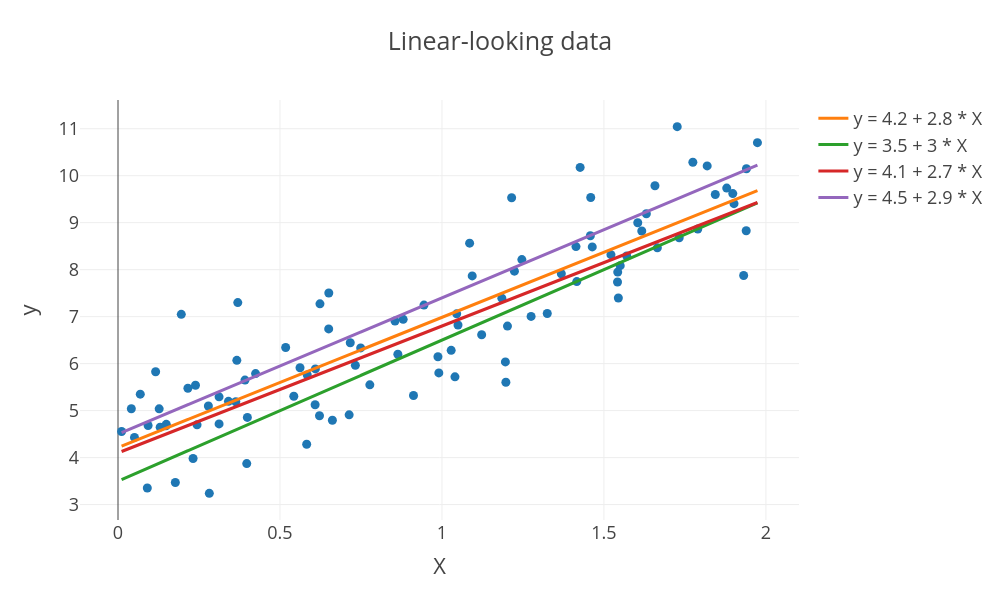

The code cell stored with this chart in its notebook:
### Code cell
# create different lines with different values of the intercept and slope
intercept_lst = [ 3.5, 4.1, 4.5]
slope_lst = [ 3, 2.7, 2.9]

fig = px.scatter(x=X.flatten(), y=y.flatten(), title='Linear-looking data', labels={'x': 'X', 'y': 'y'}, width=1000, height=600)

# add the predicted values to the plot (as a line with diffferent color)
fig.add_scatter(x=X.flatten(), y=y_pred.flatten(), mode='lines', name='y = {} + {} * X'.format(intercept , slope))

# add the different lines to the plot
for i in range(len(intercept_lst)):
    y_new = intercept_lst[i] + slope_lst[i] * X
    fig.add_scatter(x=X.flatten(), y=y_new.flatten(), mode='lines', name='y = {} + {} * X'.format(intercept_lst[i], slope_lst[i]))
fig.show()
